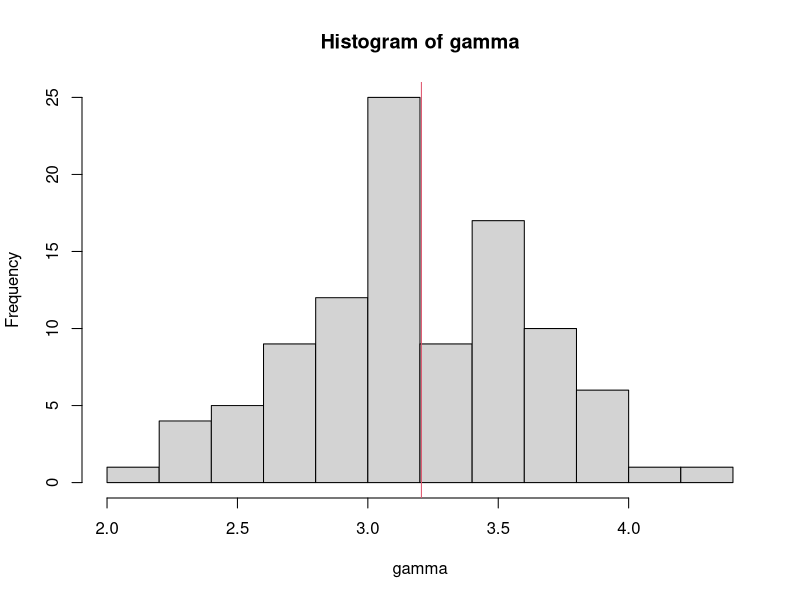
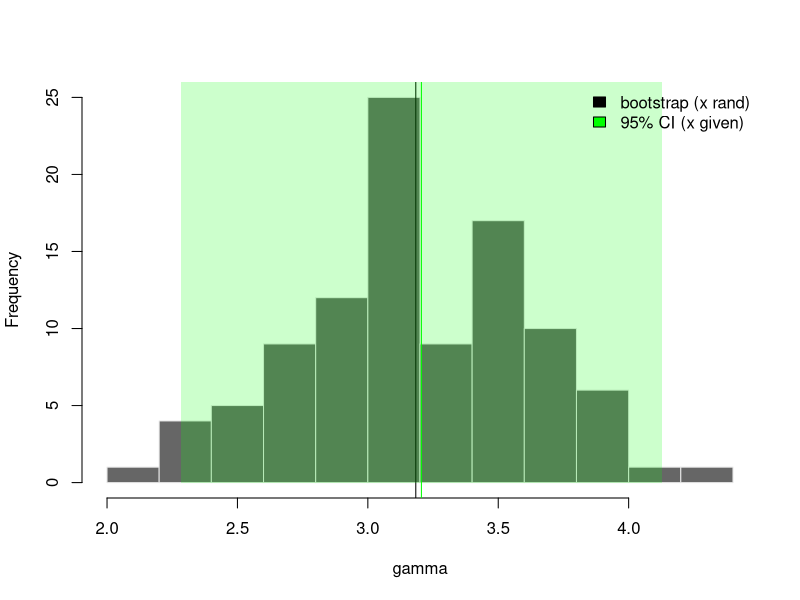

These figures' R source, in order:
data(airquality)
laq <- log(airquality[,1:4])
mle <- glm(Ozone ~ Solar.R+Wind+Temp, data=laq)

n <- nrow(airquality)
gamma <- c()

for(b in 1:100){
   ib <- sample(1:n,n,replace=TRUE)
   fb <- glm(Ozone ~ Solar.R+Wind+Temp, data=laq[ib,])
   gamma <- c(gamma,coef(fb)["Temp"]) }

hist(gamma)
abline(v=coef(mle)["Temp"], col=2)

## same thing, but add theoretical CI to plot
# plot it (lots going on here; use help and feel free to ask me about it)
hist(gamma, col="grey40", border="grey90", main="",xlab="gamma")
# mark the mean
abline(v=mean(gamma))
# and mark the 95% confidence interval + estimate for gamma from BCH
ghat <- coef(summary(mle))["Temp",1]
gse <- coef(summary(mle))["Temp",2]

polygon(x=c(rep(ghat-2*gse,2),rep(ghat+2*gse,2)),
		y=c(0,100,100,0), col=rgb(0,1,0,.2), border=NA)
abline(v=ghat,col="green")
legend("topright", fill=c(1,"green"), bty="n",
	legend=c("bootstrap (x rand)","95% CI (x given)") )
